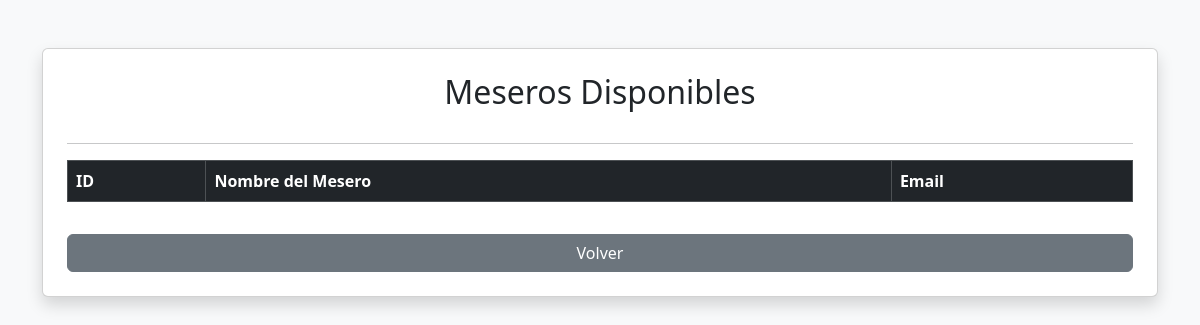
The app's page /meseros.php, older data.
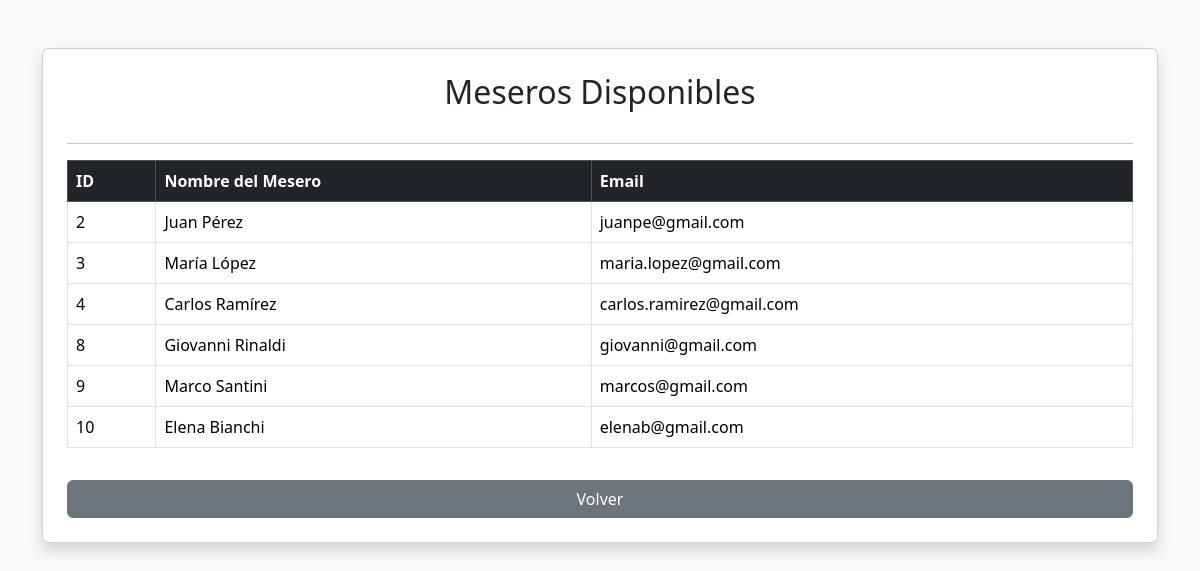
The same page, newer data.
### tables this page shows
CREATE TABLE `usuarios` (
  `id_usuarios` int(10) NOT NULL,
  `nombre_usuario` varchar(50) NOT NULL,
  `password` varchar(100) NOT NULL,
  `email` varchar(100) NOT NULL,
  `activo` tinyint(1) NOT NULL,
  `id_rol` int(10) NOT NULL
);

### meseros.php (the view, shortened to what this page needs)
<?php
$conexion = new mysqli("localhost", "root", "", "restaurante");
$sql = "SELECT id_usuarios, nombre_usuario, email
        FROM usuarios
        WHERE id_rol = 2";
$resultado = $conexion->query($sql);
?>
<!DOCTYPE html>
<html lang="es">
<head>
    <link href="https://cdn.jsdelivr.net/npm/bootstrap@5.3.3/dist/css/bootstrap.min.css" rel="stylesheet">
</head>
<body class="bg-light">
<div class="container mt-5">
    <div class="card p-4 shadow">
        <h2 class="text-center mb-3">Meseros Disponibles</h2>
        <hr>
        <table class="table table-bordered table-hover">
            <thead class="table-dark">
                <tr>
                    <th>ID</th>
                    <th>Nombre del Mesero</th>
                    <th>Email</th>
                </tr>
            </thead>
            <tbody>
            <?php while ($mesero = $resultado->fetch_assoc()): ?>
                <tr>
                    <td><?= $mesero["id_usuarios"] ?></td>
                    <td><?= $mesero["nombre_usuario"] ?></td>
                    <td><?= $mesero["email"] ?></td>
                </tr>
            <?php endwhile; ?>
            </tbody>
        </table>
        <a href="portal_trabajador.php" class="btn btn-secondary w-100 mt-3">Volver</a>
    </div>
</div>
</body>
</html>

Row changes from the older to the newer data that the page shows:
added usuarios: id_usuarios "2", nombre_usuario "Juan Pérez", email "juanpe@gmail.com"
added usuarios: id_usuarios "3", nombre_usuario "María López", email "maria.lopez@gmail.com"
now on this page (row edited): usuarios: id_usuarios "4", nombre_usuario "Carlos Ramírez", email "carlos.ramirez@gmail.com"
added usuarios: id_usuarios "8", nombre_usuario "Giovanni Rinaldi", email "giovanni@gmail.com"
added usuarios: id_usuarios "9", nombre_usuario "Marco Santini", email "marcos@gmail.com"
added usuarios: id_usuarios "10", nombre_usuario "Elena Bianchi", email "elenab@gmail.com"
